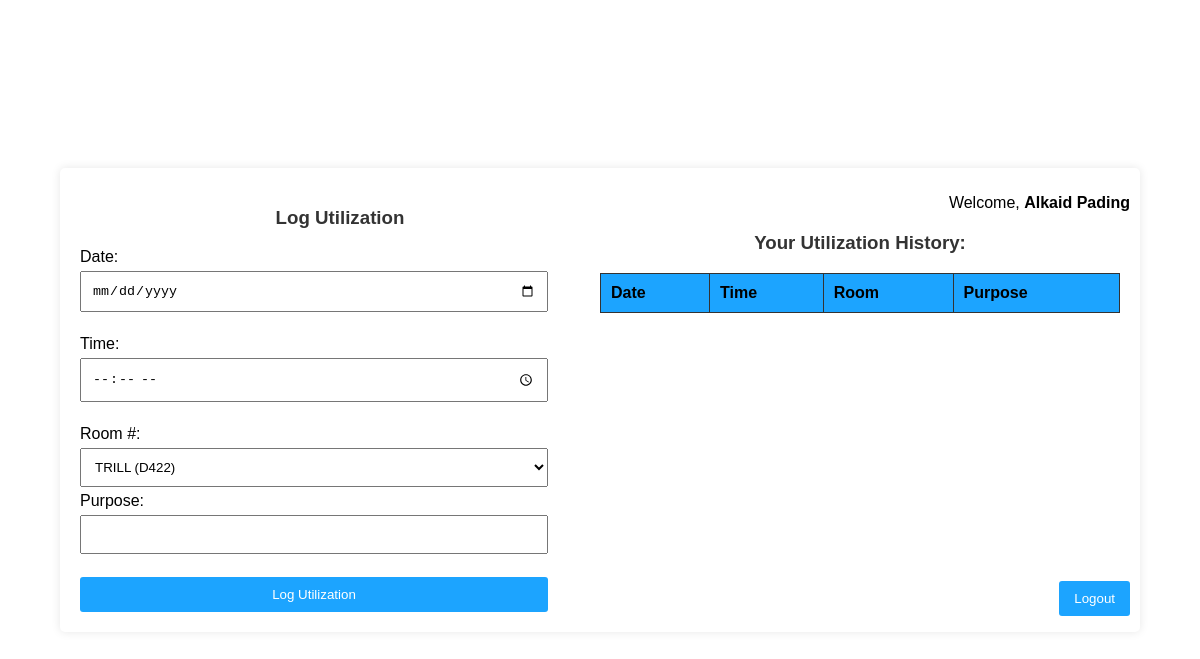
/student_module/student.php (signed in), run on an earlier commit of the app's database.
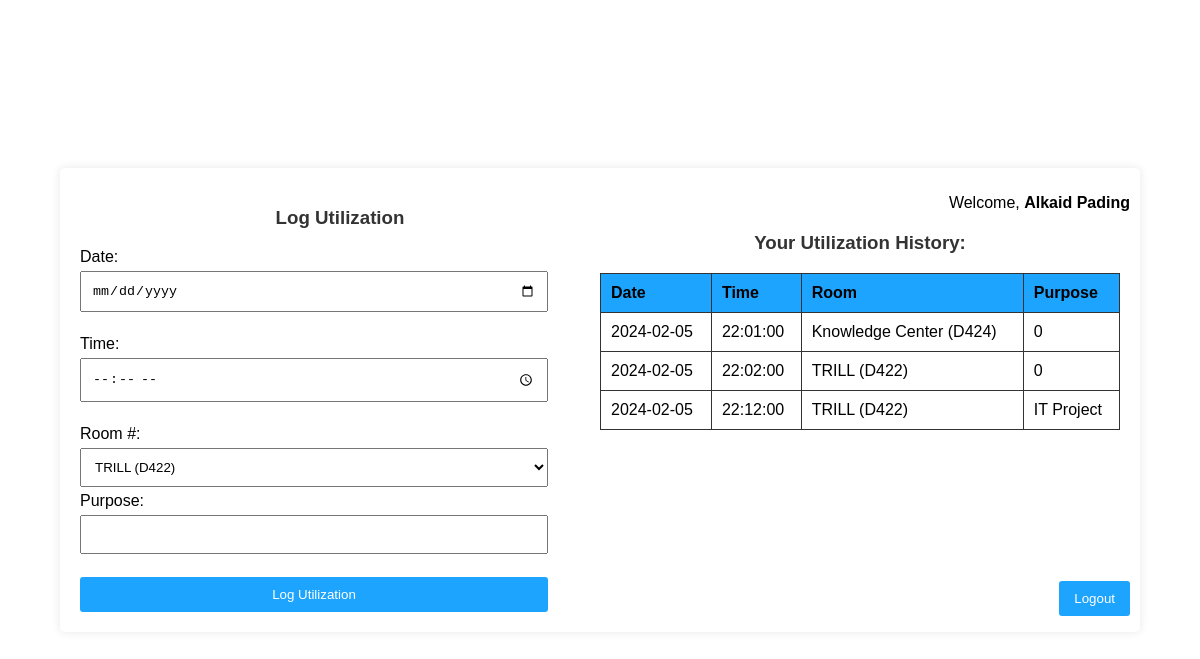
And on a later commit of the database.
### tables this page shows
CREATE TABLE IF NOT EXISTS `utilization` (
  `UtilizationID` int NOT NULL AUTO_INCREMENT,
  `UserID` int NOT NULL,
  `Date` date NOT NULL,
  `Time` time NOT NULL,
  `Room` varchar(30) NOT NULL,
  `Purpose` varchar(200) NOT NULL,
  PRIMARY KEY (`UtilizationID`),
  KEY `user_util` (`UserID`)
);

### student_module/student.php (the view, shortened to what this page needs)
<?php
$servername = "localhost";
$username = "root";
$password = "";
$dbname = "management_system";
$db = new mysqli($servername, $username, $password, $dbname);
$userID = isset($_SESSION['userID']) ? $_SESSION['userID'] : null;
$userFirstName = "";
$userLastName = "";
if ($userID !== null) {
    $sqlUser = "SELECT FirstName, LastName FROM users WHERE UserID = ?";
    $stmtUser = $db->prepare($sqlUser);
    $stmtUser->bind_param("i", $userID);
    $stmtUser->execute();
    $resultUser = $stmtUser->get_result();
    if ($rowUser = $resultUser->fetch_assoc()) {
        $userFirstName = $rowUser['FirstName'];
        $userLastName = $rowUser['LastName'];
    }
}
$sql = "SELECT * FROM utilization WHERE UserID = ?";
$stmt = $db->prepare($sql);
$stmt->bind_param("i", $userID);
$stmt->execute();
$result = $stmt->get_result();
$utilizationRows = [];
while ($row = $result->fetch_assoc()) {
    $utilizationRows[] = $row;
}
?>
<!DOCTYPE html>
<html lang="en">
<head>
    <link rel="stylesheet" href="css/student.css">
</head>
<body>
<div class="container">
<div class="user-info">
    <p>Welcome, <strong><?php echo htmlspecialchars($userFirstName); ?></strong> <strong><?php echo htmlspecialchars($userLastName); ?></strong></p>
</div>
    <div class="logout">
    <form method="post" action="../otherpages/logout.php">
        <p><input type="submit" name="logout" value="Logout"></p>
    </form>
    </div>
    <div class="log-utilization">
        <h3>Log Utilization</h3>
        <form method="post" action="<?php echo $_SERVER['PHP_SELF']; ?>">
            Date: <input type="date" name="utilization_date" required><br>
            Time: <input type="time" name="utilization_time" required><br>
            Room #:<select name="utilization_room" id="roomSelect" required onchange="showSpecifyInput()">
                    <option value="TRILL (D422)">TRILL (D422)</option>
                    </select>
            Purpose: <input type="text" name="utilization_purpose" required><br>
            <input type="submit" name="log_utilization" value="Log Utilization">
        </form>
    </div>
    <div class="utilization-history">
        <h3>Your Utilization History:</h3>
        <table border="1">
            <tr>
                <th>Date</th>
                <th>Time</th>
                <th>Room</th>
                <th>Purpose</th>
            </tr>
            <?php foreach ($utilizationRows as $row): ?>
                <tr>
                    <td><?php echo htmlspecialchars($row['Date']); ?></td>
                    <td><?php echo htmlspecialchars($row['Time']); ?></td>
                    <td><?php echo htmlspecialchars($row['Room']); ?></td>
                    <td><?php echo htmlspecialchars($row['Purpose']); ?></td>
                </tr>
            <?php endforeach; ?>
        </table>
    </div>
</div>
</body>
</html>

What changed in the data, as far as the page shows it:
added utilization: Date "2024-02-05", Time "22:01:00", Room "Knowledge Center (D424)", Purpose "0"
added utilization: Date "2024-02-05", Time "22:02:00", Room "TRILL (D422)", Purpose "0"
added utilization: Date "2024-02-05", Time "22:12:00", Room "TRILL (D422)", Purpose "IT Project"
